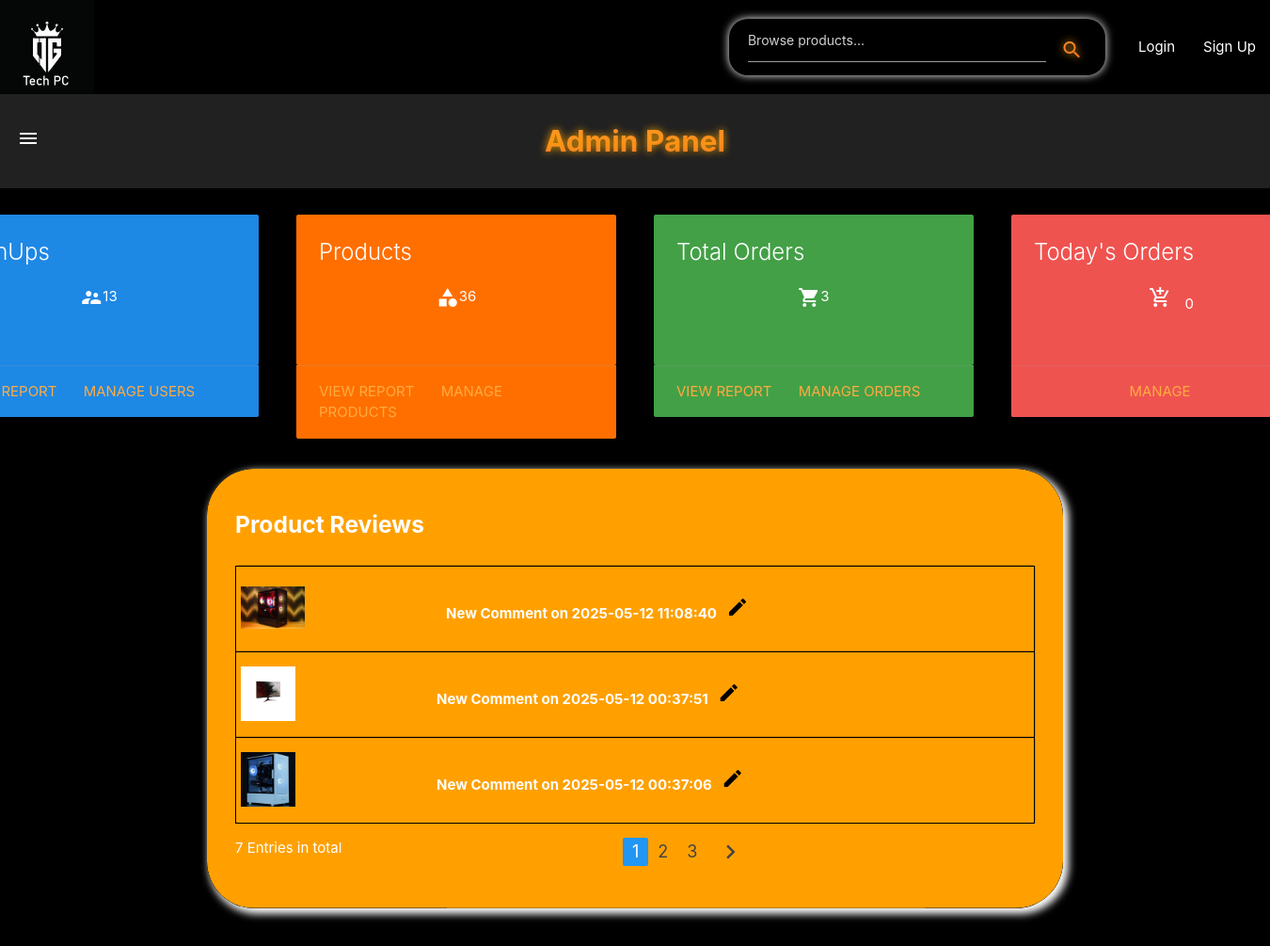
The app's page /admin.php with its own data.
### tables this page shows
CREATE TABLE `orderitems` (
  `OrderItemID` int(11) NOT NULL,
  `OrderID` int(11) NOT NULL,
  `ItemID` int(11) NOT NULL,
  `Price` float NOT NULL,
  `Quantity` int(11) NOT NULL,
  `AddedDatetime` datetime NOT NULL,
  `Feedback` varchar(512) DEFAULT NULL,
  `Rating` int(11) DEFAULT NULL,
  `RatingDateTime` datetime NOT NULL
);

CREATE TABLE `items` (
  `ItemID` int(11) NOT NULL,
  `Name` varchar(64) NOT NULL,
  `Brand` varchar(64) NOT NULL,
  `Description` varchar(512) NOT NULL,
  `Category` int(11) NOT NULL,
  `SellingPrice` float NOT NULL,
  `QuantityInStock` int(11) NOT NULL,
  `Image` varchar(512) NOT NULL
);

### classes/Dbhandler.class.php (called while the page is built, shortened)
<?php
class Dbhandler {
  private function connect() {
    $this->host = "127.0.0.1";
    $this->user = "root";
    $this->pass = "";
    $this->db = "ogtech";
    $this->conn = new mysqli($this->host, $this->user, $this->pass, $this->db);
    return $this->conn;
  }
  public function conn() {
    $this->conn = new mysqli("127.0.0.1", "root", "", "ogtech");
    return $this->conn;
  }
}

### classes/adminContr.class.php (called while the page is built, shortened)
<?php
class adminContr extends Admin {
  public function showReviews(){
    $this->adminReviews();
  }
}

### classes/admin.class.php (the view, shortened to what this page needs)
<?php
class Admin extends Dbhandler{
  protected function adminReviews(){
    $sql = "SELECT OI.ItemID, OI.RatingDateTime, I.Image FROM OrderItems OI, Items I
      WHERE OI.ItemID = I.ItemID AND Rating IS NOT NULL ORDER BY OrderItemID DESC;";
    $conn = new Dbhandler();
    $result = $conn->conn()->query($sql) or die($conn->conn()->error);
    while ($row = $result->fetch_assoc() )
    {
      $itemID = $row["ItemID"];
      $ratingDateTime = $row["RatingDateTime"];
      $image = $row["Image"];
      echo("
        <tr>
          <td id='bordershadow'>
            <a href='product.php?item_id=$itemID'>
              <div><img class='shadow-img' src='product_images/$image' style='height: 58px; float: left; max-width: 68px; display: block;
                margin: 0 auto; object-fit:scale-down;'></div>
              <div class='white-text bold' style='height: 60px; float: left; margin-left: 150px'>New Comment on $ratingDateTime</div>
              <div class='black-text' style='height: 60px; float: left; margin-left: 10px'><i class='material-icons'>create</i></div>
            </a>
          </td>
        </tr>"
      );
    }
  }
}

### static/css/base.css (style rules this page uses)
body { background-color: black; }
.bold { font-weight: bold; }
#bordershadow { height: 70px; line-height: 70px; text-align: center; border: 1px solid black; border-radius: 3px; box-shadow: 0 0 0 1px rgb(0 0 0 / 20%); transition: all 200ms ease-out; }

### records on screen
orderitems: ItemID.Image (picture), RatingDateTime "2025-05-12 11:08:40"
orderitems: ItemID.Image (picture), RatingDateTime "2025-05-12 00:37:51"
orderitems: ItemID.Image (picture), RatingDateTime "2025-05-12 00:37:06"

### other values on screen
$signUpCount "13"
$productCount "36"
$orderCount "3"
$orderCountNew "0"
